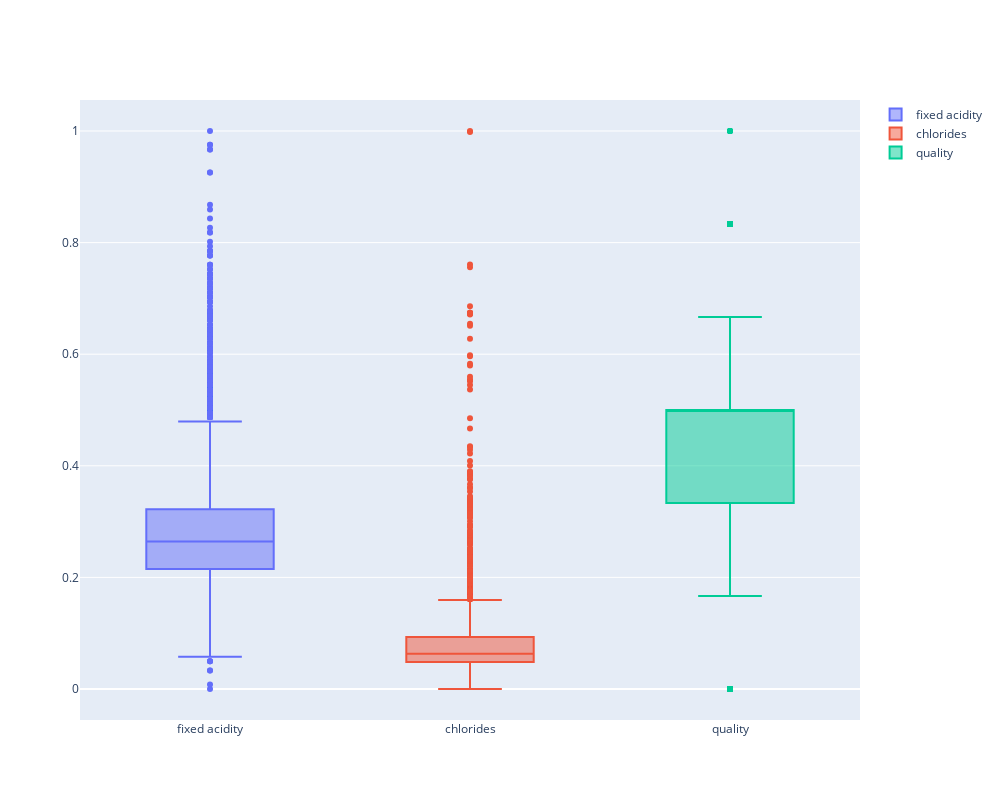

The notebook cell this image was saved under:
### Code cell
px_box(X_mms_df)

### Figure 1 — Plotly figure (JSON) as saved in the notebook; plotly's stock layout.template omitted (floating-point values rounded to 4 significant figures; data arrays with more than 128 entries replaced by an {"elided": "..."} marker saying what was removed)
{"data": [{"name": "fixed acidity", "type": "box", "y": {"elided": "6497 float values"}}, {"name": "chlorides", "type": "box", "y": {"elided": "6497 float values"}}, {"name": "quality", "type": "box", "y": {"elided": "6497 float values"}}], "layout": {"height": 800, "width": 1000}}
